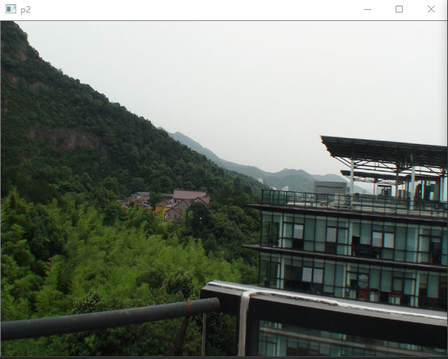
//> input picture Class_Labs/Lab4_OpenCV_ORB/images/1.png, 448 x 359 px, shrunk from 642 x 514 before the run
$ ./orb_self   (built with g++ and OpenCV 4)
//> lines starting //> are read from the running program, lines starting //| are printed output that depends on the picture
//
// Created by xiang on 18-11-25.
//

#include <opencv2/opencv.hpp>
#include <string>
#include <nmmintrin.h>
#include <chrono>
#include <filesystem>
#include <vector>

using namespace std;

// 全局常量
const string image_dir = "./images";
const string output_dir = "./output_self";

// 32 bit unsigned int, will have 8, 8x32=256
typedef vector<uint32_t> DescType; // Descriptor type

/**
 * compute descriptor of orb keypoints
 * @param img input image
 * @param keypoints detected fast keypoints
 * @param descriptors descriptors
 *
 * NOTE: if a keypoint goes outside the image boundary (8 pixels), descriptors will not be computed and will be left as
 * empty
 */
void ComputeORB(const cv::Mat &img, vector<cv::KeyPoint> &keypoints, vector<DescType> &descriptors);

/**
 * brute-force match two sets of descriptors
 * @param desc1 the first descriptor
 * @param desc2 the second descriptor
 * @param matches matches of two images
 */
void BfMatch(const vector<DescType> &desc1, const vector<DescType> &desc2, vector<cv::DMatch> &matches);

/**
 * 处理一对图像，计算特征点和匹配
 * @param img1_path 第一张图像路径
 * @param img2_path 第二张图像路径
 * @param output_path 输出目录路径
 */
void process_image_pair(const string &img1_path, const string &img2_path, const string &output_path) {
//> called with img1_path = "./images/1.png", img2_path = "./images/2.png", output_path = "./output_self"
  cout << "Processing: " << img1_path << " and " << img2_path << endl;

  // 加载图像
  cv::Mat first_image = cv::imread(img1_path, 0);
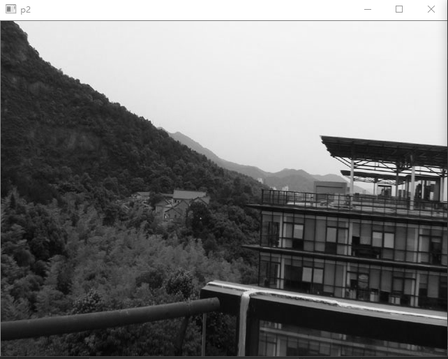
//> first_image: 359 rows x 448 cols, CV_8UC1; min 4, max 255, mean 117.6
  cv::Mat second_image = cv::imread(img2_path, 0);
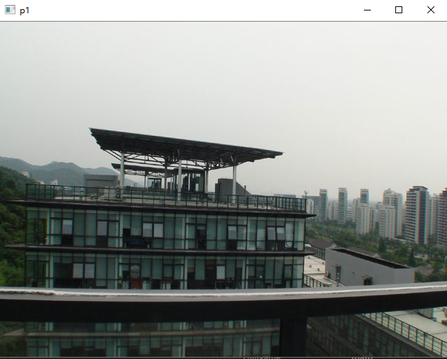
//> input picture Class_Labs/Lab4_OpenCV_ORB/images/2.png, 447 x 359 px, shrunk from 640 x 514 before the run

  if (first_image.data == nullptr || second_image.data == nullptr) {
    cerr << "Error reading images!" << endl;
    return;
  }

  // 检测 FAST 关键点
  chrono::steady_clock::time_point t1 = chrono::steady_clock::now();
  vector<cv::KeyPoint> keypoints1;
  cv::FAST(first_image, keypoints1, 40);
//> keypoints1 = 361 keypoints; strongest (x, y, size): (394, 174, 7), (400, 174, 7), (379, 179, 7), (405, 166, 7)
//> (the rest of the program and of its run is left out)
